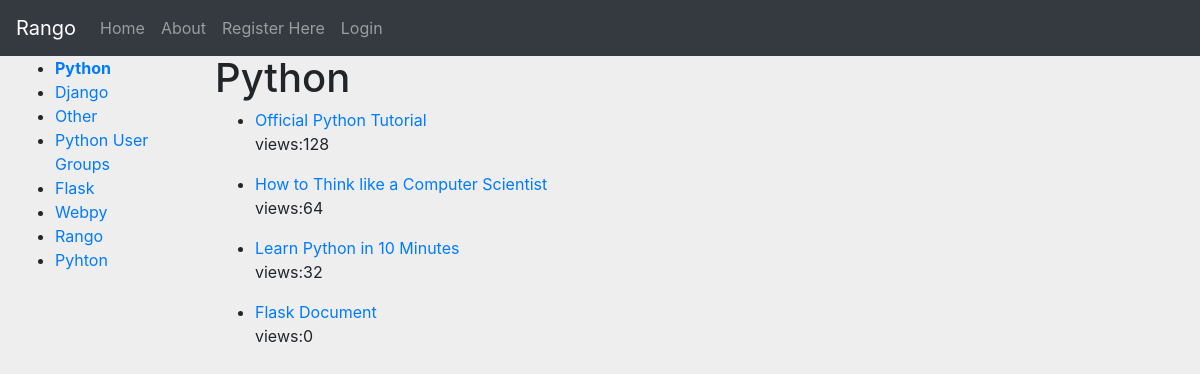
/rango/category/python/, run on the app's committed database.
### rango/models.py (models this page shows, shortened)
class Category(models.Model):
    name = models.CharField(max_length=128, unique=True)
    views = models.IntegerField(default=0)
    likes = models.IntegerField(default=0)
    slug = models.SlugField(unique=True)
    class Meta:
        verbose_name_plural = 'Categories'

class Page(models.Model):
    category = models.ForeignKey(Category)
    title = models.CharField(max_length=128)
    url = models.URLField(max_length=200)
    views = models.IntegerField(default=0)

### rango/views.py (the view)
# urls.py: url(r'^category/(?P<category_name_slug>[\w\-]+)/$', views.show_category, name='show_category'),
def show_category(request, category_name_slug):
    context_dict = {}
    try:
        category = Category.objects.get(slug=category_name_slug)
        pages = Page.objects.filter(category=category)
        context_dict['pages'] = pages
        context_dict['category'] = category
    except Category.DoesNotExist:
        context_dict['pages'] = None
        context_dict['category'] = None
    return render(request, 'rango/category.html', context=context_dict)

### rango/templatetags/rango_template_tags.py (called while the page is built)
@register.inclusion_tag('rango/cats.html')
def get_category_list(cat=None):
    return {'cats': Category.objects.all(),
            'act_cat': cat}

### templates/rango/category.html (shortened to what this page needs)
{% extends 'rango/base.html' %}
{% load staticfiles %}
{% block body_block %}
    {% if category %}
        <h1>{{ category.name }}</h1>
        {% if pages %}
            <ul>
                {% for page in pages %}
                    <li>
                        <a href="{{ page.url }}">{{ page.title }}</a>
                        <br/>
                        <p>views:{{ page.views }}</p>
                    </li>
                {% endfor %}
            </ul>
        {% else %}
            <strong>No pages currently in category.</strong>
        {% endif %}
    {% else %}
        <strong>The specified category does not exist!</strong>
    {% endif %}
{% endblock %}

### templates/rango/base.html
{% extends 'rango/base_bootstrap.html' %}

### templates/rango/base_bootstrap.html (shortened to what this page needs)
<!DOCTYPE html>
{% load staticfiles %}
{% load rango_template_tags %}
<html lang="en">
<head>
    <link href="{% static 'bootstrap/css/bootstrap.min.css' %} " rel="stylesheet">
    <link href="{% static 'bootstrap/css/bootstrap-grid.css' %} " rel="stylesheet">
    <link href="{% static 'bootstrap/css/dashboard' %}" rel="stylesheet">
    <link href="{% static 'bootstrap/css/signin.css' %}"
          rel="stylesheet">
</head>
<body>
<nav class="navbar navbar-expand-md navbar-dark nabar-fixed-top bg-dark">
    <a class="navbar-brand" href="#">Rango</a>
    <div id="navbar">
        <nav class="nav navbar-nav">
            <a class="nav-item nav-link" href="{% url 'rango:index' %}">Home</a>
            <a class="nav-item nav-link" href="{% url 'rango:about' %}">About</a>
            {% if user.is_authenticated %}
                <a class="nav-item nav-link"
                   href="{% url 'rango:add_category' %}"> Add a New Category</a>
                <a class="nav-item nav-link"
                   href="{% url 'auth_logout' %}?next=/rango/">Logout</a>
            {% else %}
                <a class="nav-item nav-link"
                   href="{% url 'registration_register' %}">Register Here</a>
                <a class="nav-item nav-link" href="{% url 'auth_login' %}">Login</a>
            {% endif %}
        </nav>
    </div>
</nav>
<div class="container-fluid">
    <div class="row">
        <div class="col-sm-3 col-md-2 sidebar">
            {% block sidebar_block %}
                {% get_category_list category %}
            {% endblock %} </div>
        <div class="col-sm-9 col-sm-offset-3 col-md-10 col-md-offset-2 main">
            {% block body_block %}
            {% endblock %}
        </div>
    </div>
</div>
</body>
</html>

### templates/rango/cats.html
<ul>
    {% if cats %}
        {% for c in cats %}
            {% if c == act_cat %}
                <li><strong><a href="{% url 'rango:show_category' c.slug %}">{{ c.name }}</a></strong></li>
            {% else %}
                <li><a href="{% url 'rango:show_category' c.slug %}">{{ c.name }}</a></li>
            {% endif %}
        {% endfor %}
    {% else %}
        <li><strong>There are no categories present.</strong></li>
    {% endif %}
</ul>

### data on the page
Category: name "Python"
Category: name "Django"
Category: name "Other"
Category: name "Python User Groups"
Category: name "Flask"
Category: name "Webpy"
Category: name "Rango"
Category: name "Pyhton"
Page: title "Official Python Tutorial", views "128"
Page: title "How to Think like a Computer Scientist", views "64"
Page: title "Learn Python in 10 Minutes", views "32"
Page: title "Flask Document", views "0"
